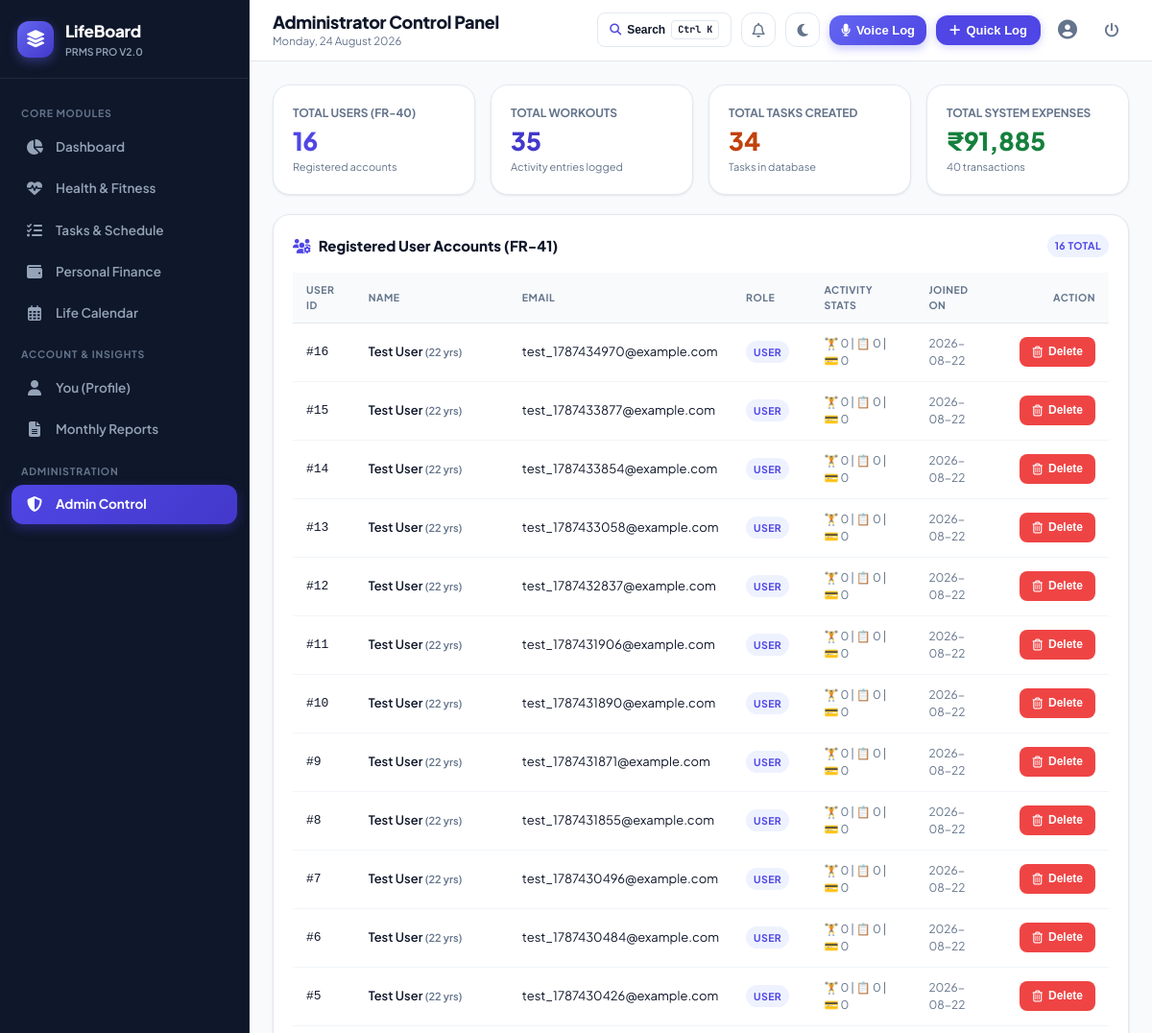
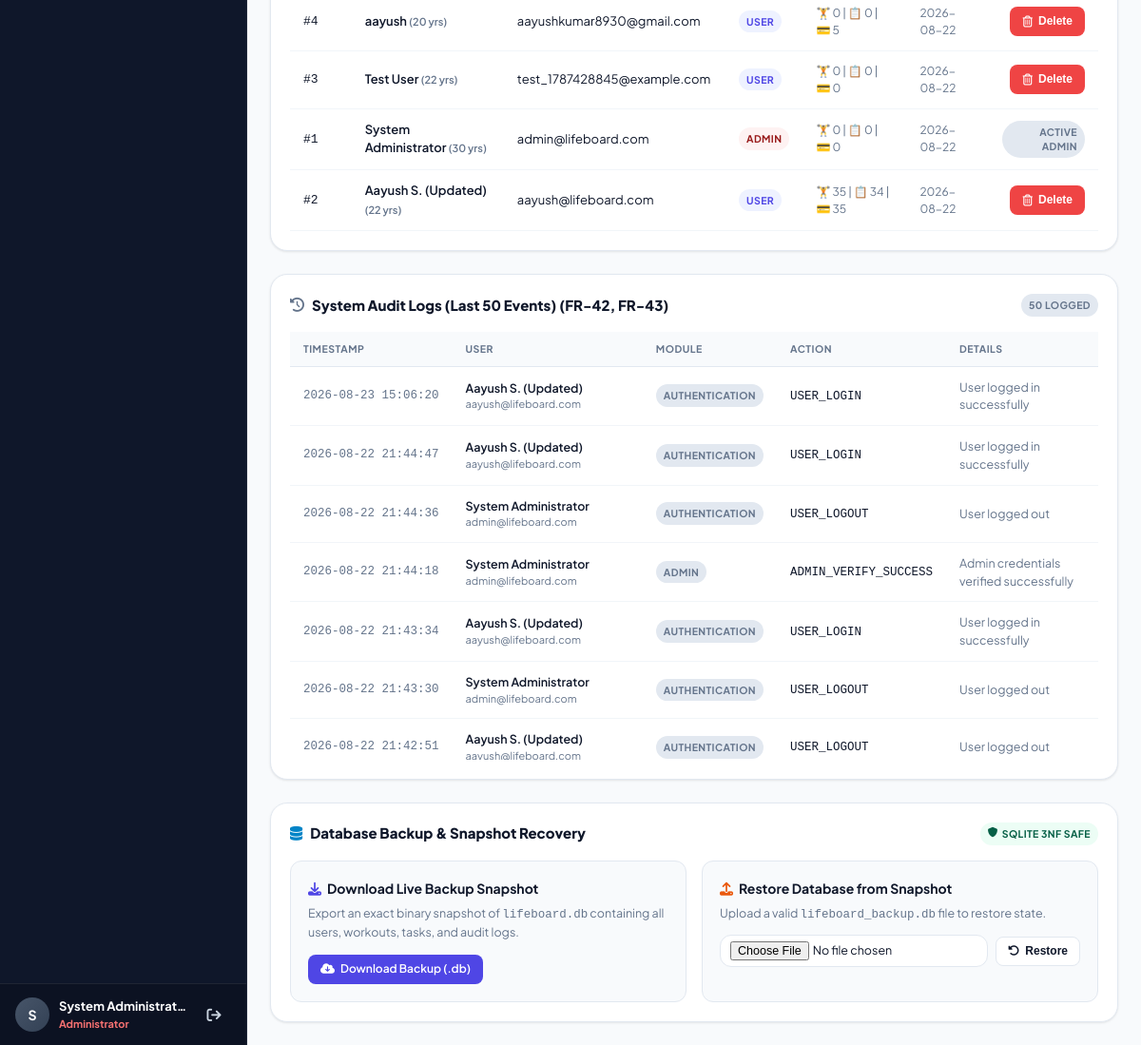
Page /admin (signed in) on the earlier database version (2 pictures, top to bottom).
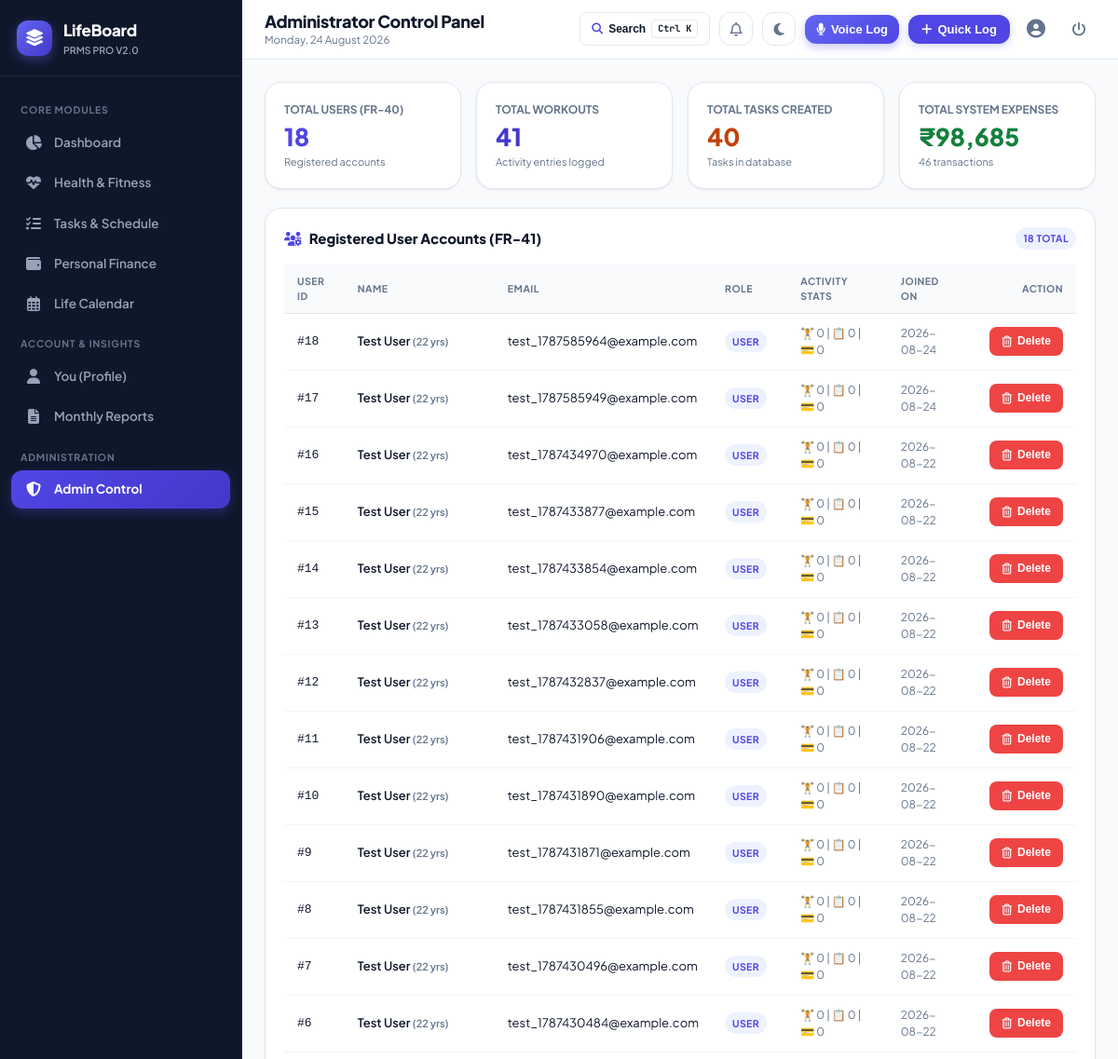
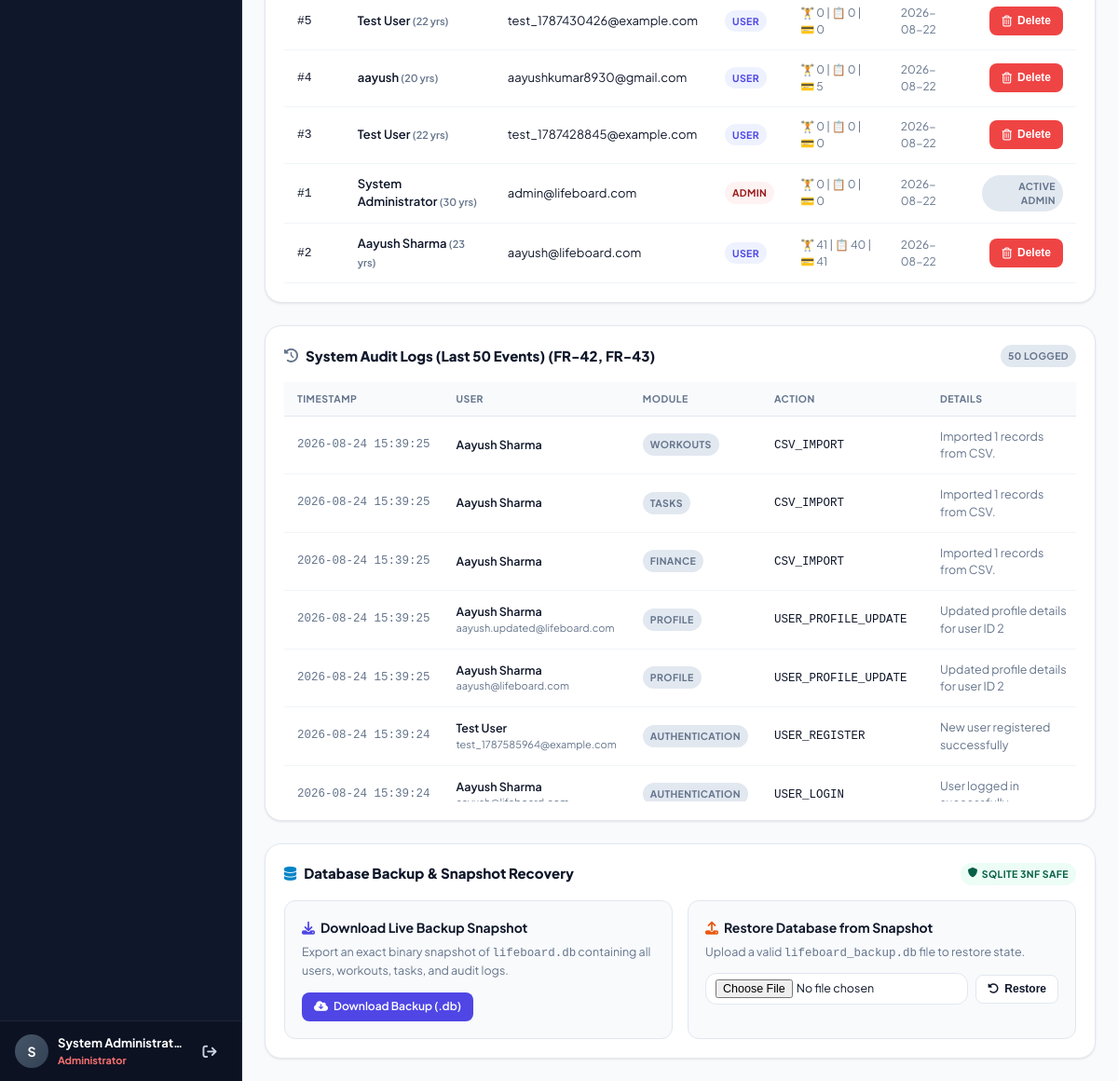
Same page on the later database version (2 pictures, top to bottom).
### tables this page shows
CREATE TABLE users (
        user_id INTEGER PRIMARY KEY AUTOINCREMENT,
        name VARCHAR(100) NOT NULL,
        email VARCHAR(150) NOT NULL UNIQUE,
        password_hash VARCHAR(256) NOT NULL,
        role VARCHAR(10) DEFAULT 'user',
        phone VARCHAR(20),
        age INTEGER,
        bio TEXT,
        created_at DATETIME DEFAULT CURRENT_TIMESTAMP
    );

CREATE TABLE audit_log (
        log_id INTEGER PRIMARY KEY AUTOINCREMENT,
        user_id INTEGER,
        user_email VARCHAR(150),
        action VARCHAR(100) NOT NULL,
        module VARCHAR(50) NOT NULL,
        details TEXT,
        timestamp DATETIME DEFAULT CURRENT_TIMESTAMP,
        FOREIGN KEY (user_id) REFERENCES users(user_id) ON DELETE SET NULL
    );

### app.py (the view)
@app.route('/admin')
@admin_required
def admin_panel():
    stats = models.get_admin_system_stats()
    users = models.get_all_registered_users()
    logs = models.get_audit_logs(limit=50)
    return render_template('admin/index.html',
                           stats=stats,
                           users=users,
                           logs=logs)

### app.py (called while the page is built)
def admin_required(f):
    @wraps(f)
    def decorated_function(*args, **kwargs):
        if 'user_id' not in session:
            flash('Please log in as an administrator.', 'warning')
            return redirect(url_for('login', next=request.path))
        if session.get('role') != 'admin':
            return render_template('errors/403.html'), 403
        return f(*args, **kwargs)
    return decorated_function

@app.after_request
def add_security_headers(response):
    response.headers['Cache-Control'] = 'no-cache, no-store, must-revalidate, max-age=0'
    response.headers['Pragma'] = 'no-cache'
    response.headers['Expires'] = '0'
    return response

### database.py (called while the page is built)
def get_db():
    conn = sqlite3.connect(DB_PATH)
    conn.row_factory = sqlite3.Row
    conn.execute("PRAGMA foreign_keys = ON;")
    return conn

### models.py (called while the page is built)
def get_user_by_id(user_id: int):
    conn = get_db()
    cursor = conn.cursor()
    cursor.execute("SELECT * FROM users WHERE user_id = ?", (user_id,))
    user = cursor.fetchone()
    conn.close()
    return user

### templates/admin/index.html (shortened to what the changed rows need)
{% extends "base.html" %}
{% block page_title %}Administrator Control Panel{% endblock %}
{% block content %}
<div class="grid-4">
  <div class="card">
    <div style="font-size: 12px; font-weight: 700; color: var(--text-muted); text-transform: uppercase;">Total Users (FR-40)</div>
    <div style="font-size: 26px; font-weight: 800; color: var(--primary);">{{ stats.total_users }}</div>
    <div style="font-size: 11px; color: var(--text-muted);">Registered accounts</div>
  </div>
  <div class="card">
    <div style="font-size: 12px; font-weight: 700; color: var(--text-muted); text-transform: uppercase;">Total Workouts</div>
    <div style="font-size: 26px; font-weight: 800; color: #4338ca;">{{ stats.total_workouts }}</div>
    <div style="font-size: 11px; color: var(--text-muted);">Activity entries logged</div>
  </div>
  <div class="card">
    <div style="font-size: 12px; font-weight: 700; color: var(--text-muted); text-transform: uppercase;">Total Tasks Created</div>
    <div style="font-size: 26px; font-weight: 800; color: #c2410c;">{{ stats.total_tasks }}</div>
    <div style="font-size: 11px; color: var(--text-muted);">Tasks in database</div>
  </div>
  <div class="card">
    <div style="font-size: 12px; font-weight: 700; color: var(--text-muted); text-transform: uppercase;">Total System Expenses</div>
    <div style="font-size: 26px; font-weight: 800; color: #15803d;">₹{{ "{:,.0f}".format(stats.total_spent_system) }}</div>
    <div style="font-size: 11px; color: var(--text-muted);">{{ stats.total_expenses }} transactions</div>
  </div>
</div>
<div class="card" style="margin-bottom: 24px;">
  <div class="card-header">
    <h3 class="card-title">
      <i class="fa-solid fa-users-gear" style="color: var(--primary);"></i>
      <span>Registered User Accounts (FR-41)</span>
    </h3>
    <span class="badge badge-primary">{{ users | length }} Total</span>
  </div>
  <div class="table-responsive">
    <table class="table-custom">
      <thead>
        <tr>
          <th>User ID</th>
          <th>Name</th>
          <th>Email</th>
          <th>Role</th>
          <th>Activity Stats</th>
          <th>Joined On</th>
          <th style="text-align: right;">Action</th>
        </tr>
      </thead>
      <tbody>
        {% for u in users %}
        <tr>
          <td><code>#{{ u.user_id }}</code></td>
          <td style="font-weight: 600;">
            {{ u.name }}
            {% if u.age %}<span style="font-size: 11px; color: var(--text-muted);">({{ u.age }} yrs)</span>{% endif %}
          </td>
          <td>{{ u.email }}</td>
          <td>
            <span class="badge {% if u.role == 'admin' %}badge-danger{% else %}badge-primary{% endif %}">
              {{ u.role }}
            </span>
          </td>
          <td style="font-size: 12px; color: var(--text-muted);">
            🏋️ {{ u.workout_count }} | 📋 {{ u.task_count }} | 💳 {{ u.expense_count }}
          </td>
          <td style="font-size: 12px; color: var(--text-muted);">{{ u.created_at[:10] }}</td>
          <td style="text-align: right;">
            {% if u.user_id != session.get('user_id') %}
            <form action="{{ url_for('admin_delete_user', target_user_id=u.user_id) }}" method="POST" style="display: inline;" data-confirm="Are you sure you want to delete user '{{ u.name }}'? All associated workouts, habits, tasks, and expenses will be permanently removed!">
              <button type="submit" class="btn btn-danger btn-sm" title="Delete User Account">
                <i class="fa-regular fa-trash-can"></i> Delete
              </button>
            </form>
            {% else %}
            <span class="badge badge-secondary">Active Admin</span>
            {% endif %}
          </td>
        </tr>
        {% endfor %}
      </tbody>
    </table>
  </div>
</div>
<div class="card">
  <div class="table-responsive" style="max-height: 450px; overflow-y: auto;">
    <table class="table-custom" style="font-size: 12.5px;">
      <thead>
        <tr>
          <th>Timestamp</th>
          <th>User</th>
          <th>Module</th>
          <th>Action</th>
          <th>Details</th>
        </tr>
      </thead>
      <tbody>
        {% for log in logs %}
        <tr>
          <td style="white-space: nowrap; color: var(--text-muted); font-family: monospace;">{{ log.timestamp }}</td>
          <td>
            <div style="font-weight: 600;">{{ log.user_name }}</div>
            {% if log.user_email %}<div style="font-size: 11px; color: var(--text-muted);">{{ log.user_email }}</div>{% endif %}
          </td>
          <td>
            <span class="badge badge-secondary">{{ log.module }}</span>
          </td>
          <td>
            <code>{{ log.action }}</code>
          </td>
          <td style="color: var(--text-muted);">{{ log.details or '—' }}</td>
        </tr>
        {% endfor %}
      </tbody>
    </table>
  </div>
</div>
{% endblock %}

Differences in the rows shown:
no longer on this page (row unchanged): audit_log: timestamp "2026-08-23 15:06:20", user_name "Aayush S. (Updated)", user_email "aayush@lifeboard.com", module "AUTHENTICATION", action "USER_LOGIN", details "User logged in successfully"
no longer on this page (row unchanged): audit_log: timestamp "2026-08-22 21:44:47", user_name "Aayush S. (Updated)", user_email "aayush@lifeboard.com", module "AUTHENTICATION", action "USER_LOGIN", details "User logged in successfully"
no longer on this page (row unchanged): audit_log: timestamp "2026-08-22 21:44:36", user_name "System Administrator", user_email "admin@lifeboard.com", module "AUTHENTICATION", action "USER_LOGOUT", details "User logged out"
no longer on this page (row unchanged): audit_log: timestamp "2026-08-22 21:44:18", user_name "System Administrator", user_email "admin@lifeboard.com", module "ADMIN", action "ADMIN_VERIFY_SUCCESS", details "Admin credentials verified successfully"
no longer on this page (row unchanged): audit_log: timestamp "2026-08-22 21:43:34", user_name "Aayush S. (Updated)", user_email "aayush@lifeboard.com", module "AUTHENTICATION", action "USER_LOGIN", details "User logged in successfully"
no longer on this page (row unchanged): audit_log: timestamp "2026-08-22 21:43:30", user_name "System Administrator", user_email "admin@lifeboard.com", module "AUTHENTICATION", action "USER_LOGOUT", details "User logged out"
no longer on this page (row unchanged): audit_log: timestamp "2026-08-22 21:42:51", user_name "Aayush S. (Updated)", user_email "aayush@lifeboard.com", module "AUTHENTICATION", action "USER_LOGOUT", details "User logged out"
added users: user_id "18", name "Test User", age "22", email "test_1787585964@example.com", role "USER", workout_count "0", task_count "0", expense_count "0", created_at "2026-08-24"
added users: user_id "17", name "Test User", age "22", email "test_1787585949@example.com", role "USER", workout_count "0", task_count "0", expense_count "0", created_at "2026-08-24"
changed users "aayush@lifeboard.com": name "Aayush S. (Updated)" → "Aayush Sharma"; age "22" → "23"; workout_count "35" → "41"; task_count "34" → "40"; expense_count "35" → "41"
added audit_log: timestamp "2026-08-24 15:39:25", user_name "Aayush Sharma", module "WORKOUTS", action "CSV_IMPORT", details "Imported 1 records from CSV."
added audit_log: timestamp "2026-08-24 15:39:25", user_name "Aayush Sharma", module "TASKS", action "CSV_IMPORT", details "Imported 1 records from CSV."
added audit_log: timestamp "2026-08-24 15:39:25", user_name "Aayush Sharma", module "FINANCE", action "CSV_IMPORT", details "Imported 1 records from CSV."
added audit_log: timestamp "2026-08-24 15:39:25", user_name "Aayush Sharma", user_email "aayush.updated@lifeboard.com", module "PROFILE", action "USER_PROFILE_UPDATE", details "Updated profile details for user ID 2"
added audit_log: timestamp "2026-08-24 15:39:25", user_name "Aayush Sharma", user_email "aayush@lifeboard.com", module "PROFILE", action "USER_PROFILE_UPDATE", details "Updated profile details for user ID 2"
added audit_log: timestamp "2026-08-24 15:39:24", user_name "Test User", user_email "test_1787585964@example.com", module "AUTHENTICATION", action "USER_REGISTER", details "New user registered successfully"
added audit_log: timestamp "2026-08-24 15:39:24", user_name "Aayush Sharma", module "AUTHENTICATION", action "USER_LOGIN", details "User logged in…"
Other differences:
{{ stats.total_users }}: "16" → "18"
{{ stats.total_workouts }}: "35" → "41"
{{ stats.total_tasks }}: "34" → "40"
{{ "{:,.0f}".format(stats.total_spent_system) }}: "91,885" → "98,685"
{{ stats.total_expenses }}: "40" → "46"
{{ users | length }}: "16" → "18"
